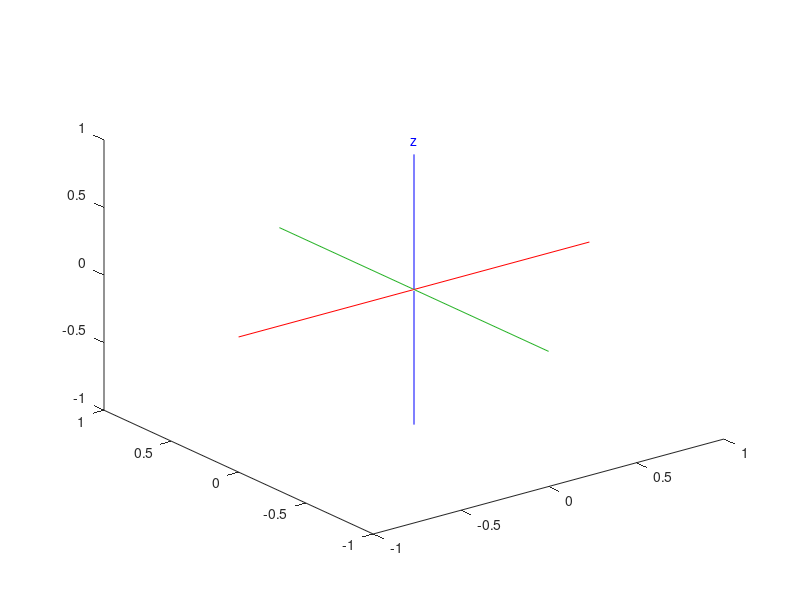

MATLAB code to generate this figure:
% PlotCsys.m - Philipp Allgeuer - 05/11/14
% Plot an XYZ coordinate system in the currently active 3D plot.
%
% function PlotCsys(R, label, P, L, varargin)
%
% The coordinate system axes are plotted at point P (3D coordinate), and with
% orientation given by the rotation matrix R. L is a 3-vector that specifies
% the lengths of the individual axes (e.g. the x-axis is drawn from -L(1) to
% L(1)). If L is a scalar then the same length is used for all three axes.
% Axis labels are drawn if the label (string) parameter is non-zero. The string
% value is used as the axis subscripts. Custom arguments such as marker
% specifications can be forwarded to the internal plot3 function calls using
% the variable input arguments. If a quaternion is passed via the R parameter
% instead of a rotation matrix, this is detected and the quaternion is
% internally converted into a rotation matrix for processing.
%
% R        ==> Rotation matrix or quaternion to plot the axes of
% label    ==> String to use for the axis label subscripts (e.g. use 'G' for x_G)
% P        ==> The origin at which to plot the coordinate axes
% L        ==> The axis lengths to use for plotting
% varargin ==> Custom line graphics properties to set in all internal calls to plot3

% Main function
function PlotCsys(R, label, P, L, varargin)

	% Default argument values
	if nargin < 1
		R = eye(3);
	end
	if nargin < 2
		label = '';
	end
	if nargin < 3
		P = [0 0 0];
	end
	if nargin < 4
		L = [1 1 1];
	end

	% Convert the input to a rotation matrix if it's a quaternion
	if size(R,1) == 1 && size(R,2) == 4
		R = RotmatFromQuat(R);
	end

	% Check parameter sizes and values
	if isscalar(L)
		L = [L L L];
	end
	L = abs(L);
	L = L(:)';
	P = P(:)';
	if any(size(R) ~= 3)
		error('R doesn''t have the right dimensions for a rotation matrix or quaternion!');
	end
	if norm(R*R'-eye(3),'fro') > 1024*eps
		warning('R is not orthogonal to 1024*eps!');
	end

	% Generate the required plotting data
	LXAxis = [-L(1) 0 0;L(1) 0 0];
	LYAxis = [0 -L(2) 0;0 L(2) 0];
	LZAxis = [0 0 -L(3);0 0 L(3)];
	GXAxis = LocalToGlobal(LXAxis, P, R);
	GYAxis = LocalToGlobal(LYAxis, P, R);
	GZAxis = LocalToGlobal(LZAxis, P, R);

	% Generate the data required for the axes labels
	TSCL = L*1.1;
	LTLbl = diag(TSCL);
	GTLbl = LocalToGlobal(LTLbl, P, R);

	% Plot the required coordinate axes
	plot3(GXAxis(:,1),GXAxis(:,2),GXAxis(:,3),'r-',varargin{:}); % x => Red
	washeld = ishold;
	hold on;
	plot3(GYAxis(:,1),GYAxis(:,2),GYAxis(:,3),'-','Color',[0.15 0.70 0.15],varargin{:}); % y => Green
	plot3(GZAxis(:,1),GZAxis(:,2),GZAxis(:,3),'b-',varargin{:}); % z => Blue
	if any(label ~= 0) || isempty(label)
		if isempty(label)
			xlbl = 'x'; ylbl = 'y'; zlbl = 'z';
		else
			xlbl = ['x_{' label '}']; ylbl = ['y_{' label '}']; zlbl = ['z_{' label '}'];
		end
		text(GTLbl(1,1),GTLbl(1,2),GTLbl(1,3),xlbl,'Color','r','HorizontalAlignment','center'); % x => Red
		text(GTLbl(2,1),GTLbl(2,2),GTLbl(2,3),ylbl,'Color',[0.15 0.70 0.15],'HorizontalAlignment','center'); % y => Green
		text(GTLbl(3,1),GTLbl(3,2),GTLbl(3,3),zlbl,'Color','b','HorizontalAlignment','center'); % z => Blue
	end
	if ~washeld
		hold off;
	end

end

% Function that transforms local into global coordinates
function Global = LocalToGlobal(Local, P, R) % Local needs to be Nx3...
	Global = repmat(P,size(Local,1),1) + Local*R';
end
% EOF